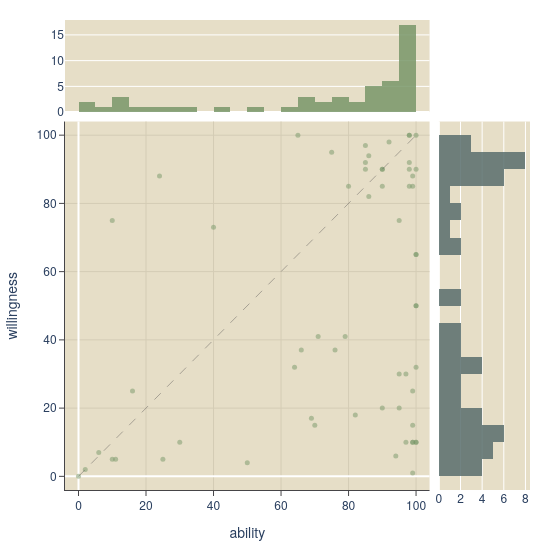

Here is the notebook cell this chart was saved with:
### Code cell
# joint scatter: ability vs willingness w/ marginal histograms
item_means = (trials
    .groupby('itemID')[['abilityResponse', 'willingnessResponse']]
    .mean()
    .reset_index()
)

c0 = PALETTES['primary'][0]  # #789769
c1 = PALETTES['primary'][1]  # #596e6d
bg = '#e6dec7'
grid = '#d4ccb5'

import textwrap
def wrap(text, width=55):
    return '<br>'.join(textwrap.wrap(str(text), width))

has_action  = 'actionPhrase' in trials.columns
has_vignette = 'vignette' in trials.columns

if has_action:
    trials['_question_wrapped'] = trials['actionPhrase'].apply(lambda x: wrap(f'Can you {x}?'))
if has_vignette:
    trials['_vignette_wrapped'] = trials['vignette'].apply(wrap)

pad = 4  # padding so edge points aren't clipped

fig = make_subplots(
    rows=2, cols=2,
    column_widths=[0.8, 0.2],
    row_heights=[0.2, 0.8],
    shared_xaxes=True,
    shared_yaxes=True,
    horizontal_spacing=0.02,
    vertical_spacing=0.02,
)

# build hover
if has_vignette and has_action:
    customdata = np.stack([trials['_vignette_wrapped'], trials['_question_wrapped']], axis=1)
    hovertemplate = (
        '<i>%{customdata[0]}</i><br><br>'
        '<b>"%{customdata[1]}"</b><br><br>'
        'ability: %{x} &nbsp;|&nbsp; willingness: %{y}'
        '<extra></extra>'
    )
elif has_action:
    customdata = trials['_question_wrapped'].values.reshape(-1, 1)
    hovertemplate = (
        '<b>"%{customdata[0]}"</b><br><br>'
        'ability: %{x} &nbsp;|&nbsp; willingness: %{y}'
        '<extra></extra>'
    )
else:
    customdata = None
    hovertemplate = 'ability: %{x}<br>willingness: %{y}<extra></extra>'

scatter_kwargs = dict(
    x=trials['abilityResponse'],
    y=trials['willingnessResponse'],
    mode='markers',
    marker=dict(color=c0, size=5, opacity=0.5, line=dict(width=0)),
    hovertemplate=hovertemplate,
)
if customdata is not None:
    scatter_kwargs['customdata'] = customdata

fig.add_trace(go.Scatter(**scatter_kwargs), row=2, col=1)

# diagonal
fig.add_trace(go.Scatter(
    x=[0, 100], y=[0, 100],
    mode='lines',
    line=dict(color='#464548', width=0.8, dash='dash'),
    opacity=0.5,
    showlegend=False,
    hoverinfo='skip',
), row=2, col=1)

# top marginal (ability)
fig.add_trace(go.Histogram(
    x=trials['abilityResponse'],
    xbins=dict(start=0, end=100, size=5),
    marker_color=c0, opacity=0.85,
    showlegend=False,
), row=1, col=1)

# right marginal (willingness)
fig.add_trace(go.Histogram(
    y=trials['willingnessResponse'],
    ybins=dict(start=0, end=100, size=5),
    marker_color=c1, opacity=0.85,
    showlegend=False,
), row=2, col=2)

axis_style = dict(showgrid=True, gridcolor=grid, gridwidth=1,
                  linecolor='#464548', linewidth=1, ticks='outside',
                  tickcolor='#464548')

fig.update_layout(
    width=550, height=550,
    plot_bgcolor=bg,
    paper_bgcolor='white',
    showlegend=False,
    margin=dict(l=60, r=20, t=20, b=60),
    font=dict(family='Avenir, Helvetica Neue, Arial'),
    hoverlabel=dict(
        bgcolor='white',
        bordercolor='#464548',
        font=dict(family='Avenir, Helvetica Neue, Arial', size=13, color='#222'),
        namelength=0,
    ),
)
fig.update_xaxes(range=[-pad, 100+pad], title_text='ability', **axis_style, row=2, col=1)
fig.update_yaxes(range=[-pad, 100+pad], title_text='willingness', **axis_style, row=2, col=1)
fig.update_xaxes(showticklabels=False, showgrid=False, row=1, col=1)
fig.update_yaxes(showticklabels=False, showgrid=False, row=2, col=2)

fig.write_html(os.path.join(RESULTS_DIR, 'scatter_ability_willingness.html'))
fig.write_image(os.path.join(RESULTS_DIR, 'scatter_ability_willingness.png'), scale=2)
fig.show()

### Figure 1 — Plotly figure (JSON) as saved in the notebook; plotly's stock layout.template omitted (floating-point values rounded to 4 significant figures)
{"data": [{"customdata": [["A friend finds out you just upgraded to a new laptop.<br>They message you right away:", "Can you give me your old laptop now that you have a new<br>one?"], ["A close friend has a problem with their landlord but<br>hates conflict. The heat in their apartment has been<br>out for days. They ask:", "Can you call my landlord to complain about the heat<br>being out?"], ["A friend runs an open mic night and has an unexpected<br>slot open up. They think it would be funny if you<br>filled it. They say:", "Can you do a stand-up comedy set at my open mic<br>tonight?"], ["A close friend is freshening up their new apartment<br>before fully moving in. They message the group:", "Can you help me paint my new bedroom this weekend?"], ["A close friend confides they've been struggling and<br>wants professional support but doesn't know where to<br>start. They look at you and say:", "Can you help me find a good therapist to start seeing?"], ["A close friend calls you in a panic, saying the police<br>are asking where they were last night and they need an<br>alibi. Your friend says:", "Can you tell the police you were with a friend last<br>night when you weren't?"], ["A parent arrives at a subway station entrance and finds<br>the elevator is out of order. Struggling with a heavy<br>stroller while holding a baby, the parent spots you at<br>the top of the stairs and calls out:", "Can you carry a stroller up a short flight of stairs?"], ["A friend is performing in an improv comedy night and<br>knows you find improv a bit tedious. They text you<br>anyway:", "Can you come to my improv show even though you're not<br>into improv?"], ["A person from your recreational sports league explains<br>they are short on rent and won't receive their tax<br>refund for another month. After only a few months of<br>knowing each other, they look at you and say:", "Can you loan me $5,000 until I get my tax refund next<br>month?"], ["Your friend is juggling shopping bags and needs to<br>check their phone. They hold out a bag and say:", "Can you hold this for just one second?"], ["You are at the pool and your friend just got out of the<br>water, dripping wet. The towel is right next to you.<br>They say:", "Can you hand me that towel please?"], ["Your lazy roommate holds out their phone from the<br>couch. They say:", "Can you call and cancel my dentist appointment for me?"], ["Your close friend is applying for a dream job. They<br>email you a draft and say:", "Can you proofread my cover letter before I send it?"], ["A close friend who lives far from family needs to list<br>an emergency contact at their new doctor's office. They<br>look at you and say:", "Can you be listed as my emergency contact at the<br>doctor?"], ["A neighbor is overwhelmed trying to clear out years of<br>accumulated belongings before a move. They knock on<br>your door on a Saturday morning and say:", "Can you spend your day off helping a neighbor sort<br>through all their belongings to donate?"], ["A close friend lost their mother and needs to deliver a<br>eulogy. They're trying to prepare and reach out to you:", "Can you help me practice the speech I have to give at<br>my mom's memorial?"], ["A friend has badly procrastinated on a major assignment<br>and calls you in a panic the night before it's due:", "Can you rewrite my whole essay from scratch, it's due<br>tomorrow?"], ["Your partner texts you while you are finishing up at<br>the grocery store. They just realized you are out of<br>milk and need some for dinner. They say:", "Can you pick up some milk from the store on your way<br>home?"], ["A close friend has a problem with their landlord but<br>hates conflict. The heat in their apartment has been<br>out for days. They ask:", "Can you call my landlord to complain about the heat<br>being out?"], ["An acquaintance at a dinner party turns to you and<br>bluntly asks:", "Can you tell me how much money you make?"], ["A stranger sitting next to you at a restaurant counter<br>gestures at your plate and says:", "Can you let me try a bite of your food?"], ["A friend is job searching and asks for help. They send<br>their resume and say:", "Can you look over my resume this week and give me<br>feedback?"], ["A friend of a friend is moving into a new apartment<br>with no elevator and barely any help. Your mutual<br>friend mentions this and says they heard you might be<br>free:", "Can you spend your whole weekend helping a near-<br>stranger move into a fifth-floor walk-up?"], ["You are waiting at an airport gate when the person next<br>to you notices your charger plugged into the outlet.<br>Their phone is about to die before an important call<br>they need to make. They say:", "Can you lend a phone charger for twenty minutes?"], ["A friend calls you in a tense whisper, explaining they<br>were somewhere they shouldn't have been and their<br>partner is now asking questions. They say:", "Can you cover for a friend by telling their partner you<br>were all together last night?"], ["A friend's sibling is getting married and the hired<br>baker just cancelled a week before the event. Your<br>friend knows you enjoy baking and calls you in a panic:", "Can you bake a professional three-tier wedding cake for<br>a sibling's wedding?"], ["A coworker you barely know asks you the evening before<br>their shift. They text you:", "Can you cover my shift tomorrow morning?"], ["A close friend's electrical outlet stopped working and<br>they need it for their work setup. They look at you<br>hopefully and say:", "Can you rewire the broken electrical outlet in my<br>apartment?"], ["Your close friend is arriving from a trip and their<br>ride fell through last minute. They text you:", "Can you pick me up from the airport tonight?"], ["Your close friend has a big talk at work tomorrow and<br>is nervous. They say:", "Can you help me practice my presentation before<br>tomorrow?"], ["A coworker is stuck on something you understand well.<br>They come to your desk and say:", "Can you explain how this works to me?"], ["A friend finds out you just upgraded to a new laptop.<br>They message you right away:", "Can you give me your old laptop now that you have a new<br>one?"], ["A close friend is launching a small business and has a<br>specific app idea they can't afford to hire a developer<br>for. They know you have done a bit of coding before and<br>say:", "Can you code a basic app from scratch for a new<br>business?"], ["A close friend calls you in a panic — water is spraying<br>from a pipe and the basement floor is already wet. They<br>know you are somewhat handy and say:", "Can you repair a burst water pipe before the basement<br>floods?"], ["A close friend needs to confront someone important in<br>their life and is anxious about saying the right<br>things. They ask if you can role-play it with them:", "Can you help me practice a really hard conversation I<br>have to have?"], ["You are at a park and someone collapses nearby. A<br>panicked bystander turns to you and says:", "Can you perform CPR on him?"], ["You are walking into a dark room and your hand is right<br>by the switch. Someone already inside says:", "Can you flip the light switch on your way in?"], ["A close friend is trying to navigate a tricky<br>professional situation and needs to send a careful<br>message. They sit down next to you and say:", "Can you help me figure out what to say in this email?"], ["Your friend just moved into a new apartment and has a<br>flat-pack bookshelf. They hand you the instructions and<br>say:", "Can you assemble this bookshelf from the instructions?"], ["A manager calls you into their office after hearing a<br>rumor. They suspect someone on the team is job-hunting<br>and you were told about it in confidence. The manager<br>says:", "Can you tell me which coworker told you in confidence<br>that they're looking for another job?"], ["You and a close friend have agreed to do a road trip<br>but no one has planned the logistics yet. They sit back<br>and say:", "Can you plan out the whole route for our road trip next<br>month?"], ["A neighbor is overwhelmed trying to clear out years of<br>accumulated belongings before a move. They knock on<br>your door on a Saturday morning and say:", "Can you spend your day off helping me sort through all<br>my stuff?"], ["A friend references something you mentioned earlier in<br>conversation. They text:", "Can you send me that article you were telling me about?"], ["Your roommate suddenly feels very sick in the middle of<br>the night. They knock on your door and say:", "Can you take me to the emergency room right now?"], ["Your roommate is trying to sleep and your music is<br>pretty loud. They poke their head in and say:", "Can you turn the music down a little?"], ["An acquaintance asks you the night before their early<br>flight. They text:", "Can you give me a ride to the airport at 5am tomorrow?"], ["A friend is competing in a weekly pub trivia night and<br>their fourth teammate just bailed last minute. They<br>call you an hour before it starts and say:", "Can you join my trivia team for tonight's game — we<br>need one more person?"], ["A friend runs an open mic night and has an unexpected<br>slot open up. They think it would be funny if you<br>filled it. They say:", "Can you do a stand-up comedy set at my open mic<br>tonight?"], ["You and a friend are standing at the cliffs overlooking<br>the Channel on a trip to the coast. Your friend peers<br>across at the faint outline of France and says:", "Can you swim across the English Channel right now?"], ["A classmate missed an assignment deadline and wants you<br>to back up a false story. They message you right before<br>class:", "Can you tell the professor I submitted my paper on<br>time?"], ["Your friend is hosting a dinner party and it got bigger<br>than expected. They call you in a panic and say:", "Can you cook dinner for twelve people tonight?"], ["You are at a park and someone collapses nearby. A<br>panicked bystander turns to you and says:", "Can you perform CPR on him?"], ["A friend is going on a trip and wants better photos<br>than their phone can produce. They ask, knowing you<br>take photography seriously:", "Can you lend me your nice camera for my trip next week?"], ["A friend mentions that their parent's birthday is<br>coming up in a few days and they'd love a handmade<br>gift. Knowing you've tried knitting before, they say:", "Can you knit a scarf for someone by the end of the<br>week?"], ["A close friend is going away for the weekend and their<br>usual dog-sitter fell through last minute. They call:", "Can you watch my dog for the whole weekend?"], ["A parent arrives at a subway station entrance and finds<br>the elevator is out of order. Struggling with a heavy<br>stroller while holding a baby, the parent spots you at<br>the top of the stairs and calls out:", "Can you carry a stroller up a short flight of stairs?"], ["A friend loudly references an embarrassing incident you<br>were involved in at a party. They say:", "Can you tell everyone here what really happened last<br>night?"], ["A friend wants to end a situationship but can't bring<br>themselves to do it. They hand you their phone and say:", "Can you text this person from my phone and end things<br>with them for me?"], ["You are wearing a watch and a stranger on the street<br>approaches you and says:", "Can you tell me what time it is?"], ["A close friend is trying to navigate a tricky<br>professional situation and needs to send a careful<br>message. They sit down next to you and say:", "Can you help me figure out what to say in this email?"]], "hovertemplate": "<i>%{customdata[0]}</i><br><br><b>\"%{customdata[1]}\"</b><br><br>ability: %{x} &nbsp;|&nbsp; willingness: %{y}<extra></extra>", "marker": {"color": "#789769", "line": {"width": 0}, "opacity": 0.5, "size": 5}, "mode": "markers", "type": "scatter", "x": [100.0, 100.0, 99.0, 79.0, 24.0, 82.0, 40.0, 99.0, 30.0, 85.0, 99.0, 99.0, 86.0, 99.0, 64.0, 100.0, 10.0, 92.0, 69.0, 97.0, 94.0, 86.0, 6.0, 71.0, 76.0, 16.0, 11.0, 2.0, 66.0, 98.0, 100.0, 100.0, 90.0, 80.0, 98.0, 75.0, 98.0, 85.0, 95.0, 95.0, 70.0, 95.0, 98.0, 85.0, 98.0, 90.0, 100.0, 10.0, 0.0, 99.0, 50.0, 65.0, 100.0, 25.0, 97.0, 90.0, 100.0, 99.0, 100.0, 90.0], "xaxis": "x3", "y": [50.0, 10.0, 10.0, 41.0, 88.0, 18.0, 73.0, 15.0, 10.0, 97.0, 85.0, 1.0, 94.0, 88.0, 32.0, 90.0, 5.0, 98.0, 17.0, 30.0, 6.0, 82.0, 7.0, 41.0, 37.0, 25.0, 5.0, 2.0, 37.0, 92.0, 65.0, 65.0, 85.0, 85.0, 90.0, 95.0, 100.0, 90.0, 75.0, 20.0, 15.0, 30.0, 100.0, 92.0, 85.0, 20.0, 50.0, 75.0, 0.0, 25.0, 4.0, 100.0, 10.0, 5.0, 10.0, 90.0, 32.0, 10.0, 100.0, 90.0], "yaxis": "y3"}, {"hoverinfo": "skip", "line": {"color": "#464548", "dash": "dash", "width": 0.8}, "mode": "lines", "opacity": 0.5, "showlegend": false, "type": "scatter", "x": [0, 100], "xaxis": "x3", "y": [0, 100], "yaxis": "y3"}, {"marker": {"color": "#789769"}, "opacity": 0.85, "showlegend": false, "type": "histogram", "x": [100.0, 100.0, 99.0, 79.0, 24.0, 82.0, 40.0, 99.0, 30.0, 85.0, 99.0, 99.0, 86.0, 99.0, 64.0, 100.0, 10.0, 92.0, 69.0, 97.0, 94.0, 86.0, 6.0, 71.0, 76.0, 16.0, 11.0, 2.0, 66.0, 98.0, 100.0, 100.0, 90.0, 80.0, 98.0, 75.0, 98.0, 85.0, 95.0, 95.0, 70.0, 95.0, 98.0, 85.0, 98.0, 90.0, 100.0, 10.0, 0.0, 99.0, 50.0, 65.0, 100.0, 25.0, 97.0, 90.0, 100.0, 99.0, 100.0, 90.0], "xaxis": "x", "xbins": {"end": 100, "size": 5, "start": 0}, "yaxis": "y"}, {"marker": {"color": "#596e6d"}, "opacity": 0.85, "showlegend": false, "type": "histogram", "xaxis": "x4", "y": [50.0, 10.0, 10.0, 41.0, 88.0, 18.0, 73.0, 15.0, 10.0, 97.0, 85.0, 1.0, 94.0, 88.0, 32.0, 90.0, 5.0, 98.0, 17.0, 30.0, 6.0, 82.0, 7.0, 41.0, 37.0, 25.0, 5.0, 2.0, 37.0, 92.0, 65.0, 65.0, 85.0, 85.0, 90.0, 95.0, 100.0, 90.0, 75.0, 20.0, 15.0, 30.0, 100.0, 92.0, 85.0, 20.0, 50.0, 75.0, 0.0, 25.0, 4.0, 100.0, 10.0, 5.0, 10.0, 90.0, 32.0, 10.0, 100.0, 90.0], "yaxis": "y4", "ybins": {"end": 100, "size": 5, "start": 0}}], "layout": {"font": {"family": "Avenir, Helvetica Neue, Arial"}, "height": 550, "hoverlabel": {"bgcolor": "white", "bordercolor": "#464548", "font": {"color": "#222", "family": "Avenir, Helvetica Neue, Arial", "size": 13}, "namelength": 0}, "margin": {"b": 60, "l": 60, "r": 20, "t": 20}, "paper_bgcolor": "white", "plot_bgcolor": "#e6dec7", "showlegend": false, "width": 550, "xaxis": {"anchor": "y", "domain": [0, 0.784], "matches": "x3", "showgrid": false, "showticklabels": false}, "xaxis2": {"anchor": "y2", "domain": [0.804, 1], "matches": "x4", "showticklabels": false}, "xaxis3": {"anchor": "y3", "domain": [0, 0.784], "gridcolor": "#d4ccb5", "gridwidth": 1, "linecolor": "#464548", "linewidth": 1, "range": [-4, 104], "showgrid": true, "tickcolor": "#464548", "ticks": "outside", "title": {"text": "ability"}}, "xaxis4": {"anchor": "y4", "domain": [0.804, 1]}, "yaxis": {"anchor": "x", "domain": [0.804, 1]}, "yaxis2": {"anchor": "x2", "domain": [0.804, 1], "matches": "y", "showticklabels": false}, "yaxis3": {"anchor": "x3", "domain": [0, 0.784], "gridcolor": "#d4ccb5", "gridwidth": 1, "linecolor": "#464548", "linewidth": 1, "range": [-4, 104], "showgrid": true, "tickcolor": "#464548", "ticks": "outside", "title": {"text": "willingness"}}, "yaxis4": {"anchor": "x4", "domain": [0, 0.784], "matches": "y3", "showgrid": false, "showticklabels": false}}}
